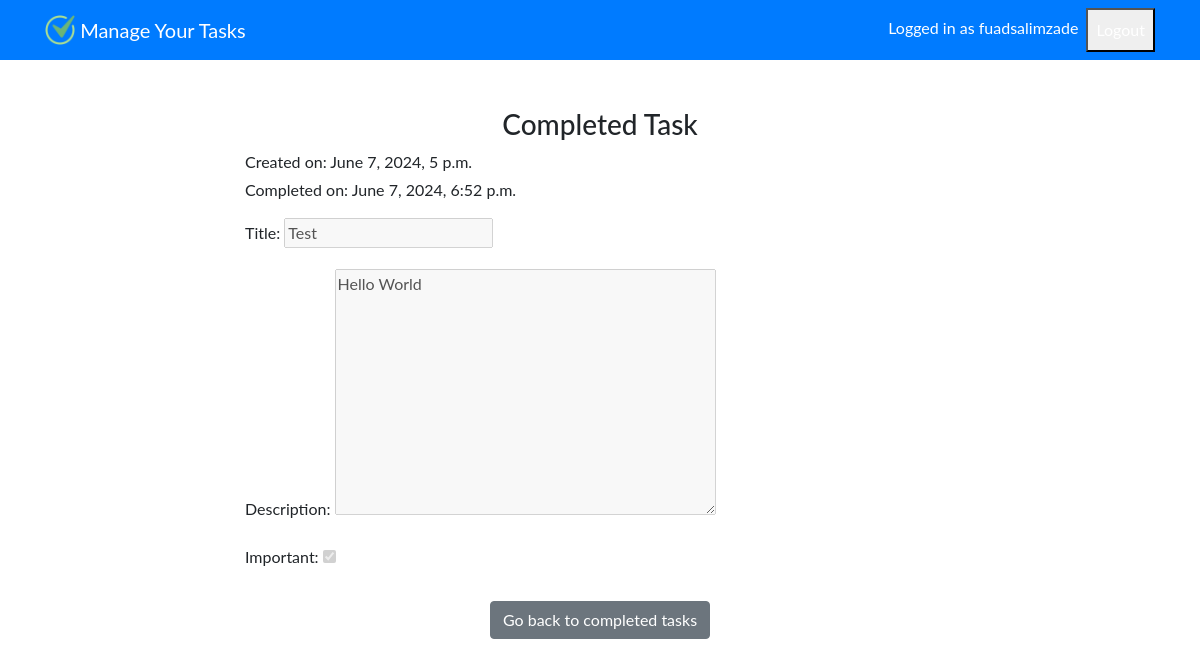
Screenshot of /completed/2 (signed in) with the database file from the repository.
### task/models.py (models this page shows, shortened)
class Task(models.Model):
    title = models.CharField(max_length=100)
    description = models.TextField(max_length=250, blank=True)
    created = models.DateTimeField(auto_now_add=True)
    datecompleted = models.DateTimeField(null=True, blank=True)
    important = models.BooleanField(default=False)
    user = models.ForeignKey(User, on_delete=models.CASCADE)

### task/views.py (the view)
# urls.py: path("completed/<int:task_pk>", views.completedtask, name="completedtask"),
def completedtask(request, task_pk):
    tasks = Task.objects.filter(user=request.user, datecompleted__isnull=False)
    task = get_object_or_404(tasks, pk=task_pk)
    form = TodoForm(instance=task, editable = False)
    return render(request, "task/completedtask.html", {"form": form, "task": task})

### task/forms.py
class TodoForm(ModelForm):
    class Meta:
        model = Task
        fields = (
            "title",
            "description",
            "important",
        )
    def __init__(self, *args, **kwargs) -> None:
        editable = kwargs.pop('editable', True)
        super().__init__(*args, **kwargs)
        if not editable:
            for field in self.fields.values():
                field.widget.attrs['disabled'] = 'disabled'

### task/templates/task/completedtask.html
{% extends "task/base.html" %}
{% block content %}
<div class="container mt-5">
  <div class="row justify-content-center">
    <div class="col-md-8">
      <h3 class="text-center">Completed Task</h3>
      <form>
        <div class="mb-3">
          <p class="mb-1">Created on: {{ task.created }}</p>
          <p>Completed on: {{ task.datecompleted }}</p>
        </div>
        {{ form.as_p }}
      </form>
      <div class="text-center mt-4">
        <a href="{% url 'completedtasks' %}" class="btn btn-secondary">Go back to completed tasks</a>
      </div>
    </div>
  </div>
</div>
{% endblock %}

### task/templates/task/base.html (shortened to what this page needs)
{% load static %}
<!doctype html>
<html lang="en">
  <head>
    <link rel="stylesheet" href="https://stackpath.bootstrapcdn.com/bootstrap/4.4.1/css/bootstrap.min.css">
    <link href="{% static "css/style.css" %}" rel="stylesheet">
  </head>
  <body>
    <nav class="navbar navbar-expand-md navbar-light bg-primary">
      <div class="container">
        <a class="navbar-brand" href="{% url 'home' %}">
          <img src="{% static 'task/check-mark.png' %}" width="30" height="30" class="d-inline-block align-top" alt="created by juicy_fish https://www.flaticon.com/free-icons/done"/>
          <span>Manage Your Tasks</span>
        </a>
        <div class="collapse navbar-collapse" id="navbarNav">
          <ul class="navbar-nav ml-auto">
             {% if user.is_authenticated %}
            <span class="nav-link"> Logged in as {{ user.username }}</span>
            <li class="nav-item">
              <form method="POST" action="{% url 'logoutuser' %}">
                <button class="nav-link" type="submit">Logout</button>
              </form>
            </li>
            {% endif %}
          </ul>
        </div>
        </div>
    </nav>
    <div class="container content-font" >
      {% block content %}
      {% endblock %}
    </div>
    </body>
</html>

### task/static/css/style.css (style rules this page uses)
.navbar .navbar-brand { color: white !important; }
.navbar .nav-link { color: white !important; }
body { font-family: 'Lato', sans-serif; }

### rows the page displays
Task: created "June 7, 2024, 5 p.m.", datecompleted "June 7, 2024, 6:52 p.m.", title "Test", description "Hello World", important "☑"

### other values shown
{{ user.username }} "fuadsalimzade"
